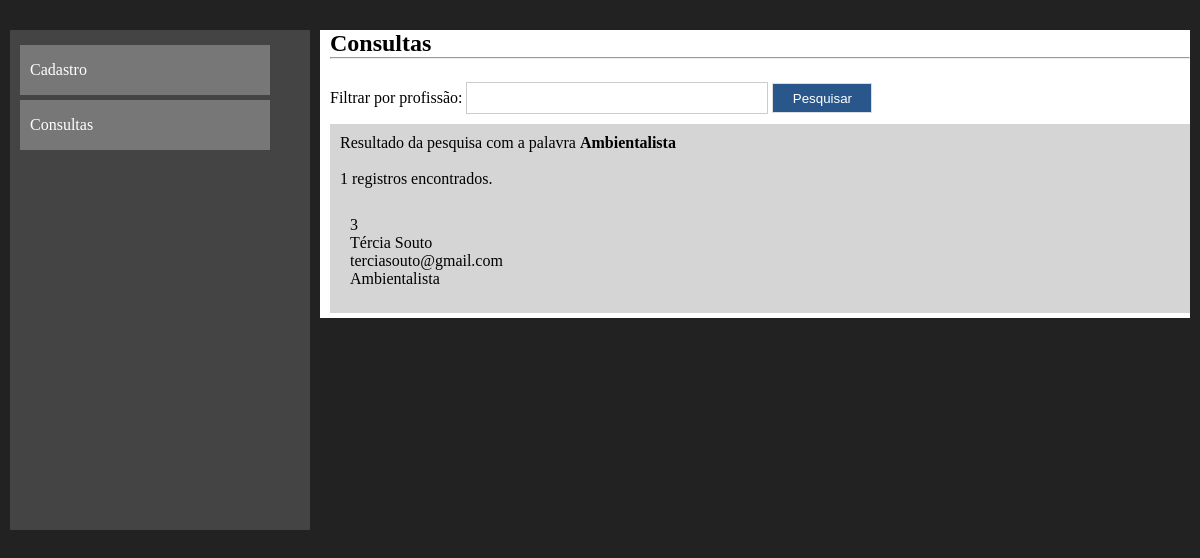
Screenshot of /consultas.php?filtro=Ambientalista with the database file from the repository.
### tables this page shows
CREATE TABLE `pessoas` (
  `codigo` int(11) NOT NULL,
  `nome` varchar(40) NOT NULL,
  `email` varchar(50) NOT NULL,
  `profissao` varchar(40) NOT NULL
);

### consultas.php (the view, shortened to what this page needs)
<?php
	include_once("conexao.php");
	$filtro = isset($_GET['filtro'])?$_GET['filtro']:"";
	$sql = "select * from pessoas where profissao like '%$filtro%' order by nome";
	$consulta = mysqli_query($conn, $sql);
	$registros = mysqli_num_rows($consulta);
?>
<!DOCTYPE html>
<html lang="pt-br">
<head>
	<link rel="stylesheet" type="text/css" href="estilo.css" />
</head>
<body>
	<div class="container">
		<nav>
			<ul class="menu">
				<a href="index.php"><li>Cadastro</li></a>
				<a href="consultas.php"><li>Consultas</li></a>
			</ul>
		</nav>
		<section>
			<h1>Consultas</h1>
			<hr><br>
			<form method="get" action="">
				Filtrar por profissão: <input type="text" name="filtro" class="campo" required autofocus />
				<input type="submit" value="Pesquisar" class="btn" />
			</form>
			<article>
				<?php
				print("Resultado da pesquisa com a palavra <strong>$filtro</strong><br><br>");
				print("$registros registros encontrados.");
				print("<br><br>");
				while ($exibirRegistros = mysqli_fetch_array($consulta)){
					$codigo = $exibirRegistros[0];
					$nome = $exibirRegistros[1];
					$email = $exibirRegistros[2];
					$profissao = $exibirRegistros[3];
					echo "<article>";
					echo "$codigo<br>";
					echo "$nome<br>";
					echo "$email<br>";
					echo "$profissao";
					echo "</article>";
				}
			?>
			</article>
		</section>
	</div>
</body>
</html>

### estilo.css (style rules this page uses)
* { margin: 0; padding: 0; }
a { text-decoration: none; color: #fff; }
body { background-color: #222; font-family: Verdana; font-size: 100%; }
.container { margin: auto; width: 1200px; margin-top: 20px; padding: 10px; }
nav { width: 300px; height: 500px; background-color: #444; float: left; box-sizing: border-box; padding: 10px; }
section { width: 870px; height: 100%; margin-left: 10px; float: left; background-color: #fff; box-sizing: border-box; padding-left: 10px; }
ul.menu { list-style-type: none; }
ul.menu li { width: 250px; height: 50px; line-height: 50px; background-color: #777; color: #fff; margin-top: 5px; box-sizing: border-box; padding-left: 10px; }
.btn { width: 100px; height: 30px; border: 1px solid #ddd; background-color: #2a578b; color: #fff; cursor: pointer; }
.campo { width: 300px; height: 30px; border: 1px solid #ccc; margin-top: 5px; margin-bottom: 10px; }
article { width: 100%; box-sizing: border-box; padding: 10px; background-color: #d6d5d5; margin-bottom: 5px; }

### rows the page displays
pessoas: codigo "3", nome "Tércia Souto", email "terciasouto@gmail.com", profissao "Ambientalista"

### other values shown
$filtro "Ambientalista"
$registros "1"
